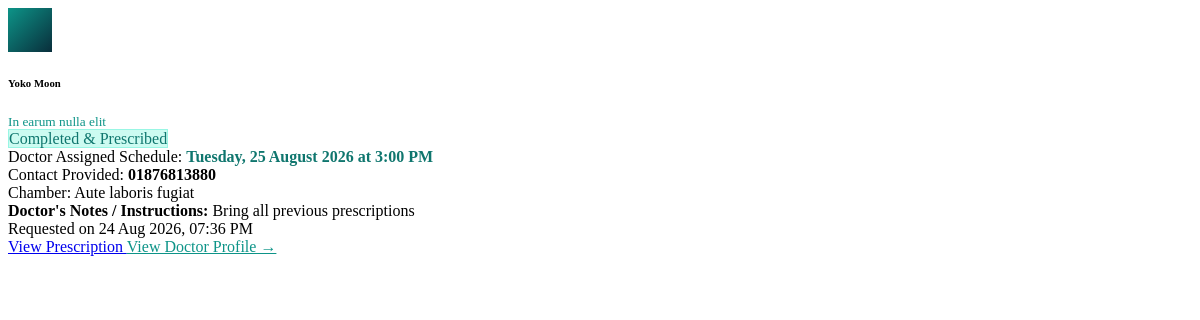
Before: /dashboard/patient-appointments-feed/7 (signed in) with the older database file.
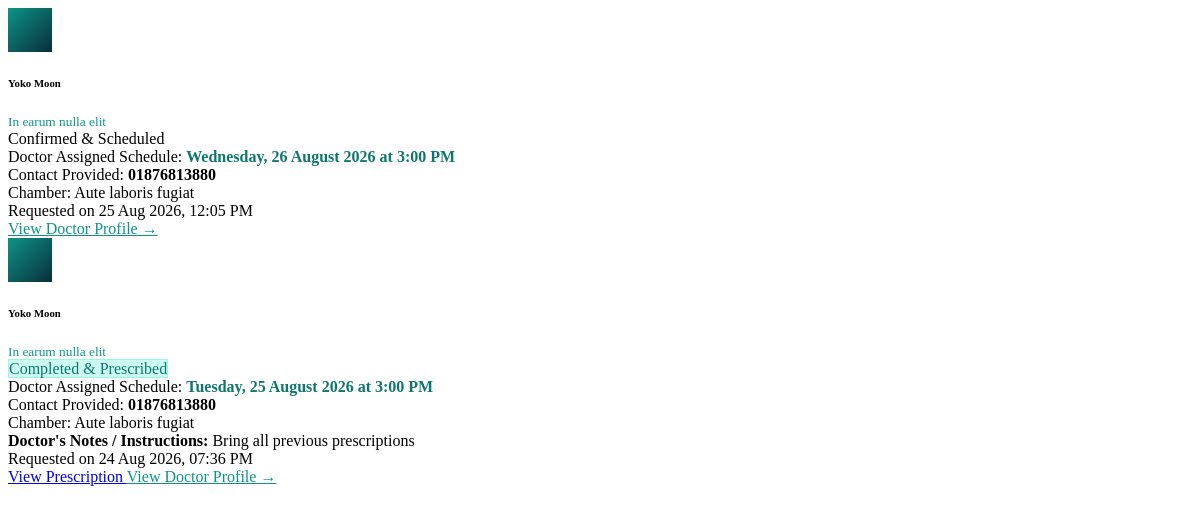
After: the same page with the newer database file.
### app/modules/dashboard/models.py (models this page shows, shortened)
class ProfileSetupModel(db.Model):
    __tablename__ = 'profile_info'
    id = db.Column(db.Integer, primary_key=True)
    user_id = db.Column(db.Integer, db.ForeignKey('registration.uid'))
    full_name = db.Column(db.String(120), nullable=False)
    birth_date = db.Column(db.DateTime(), nullable=False)
    sex = db.Column(db.String(10), nullable=False)
    achievement = db.Column(db.String(255), nullable=False)
    phone = db.Column(db.String(15), nullable=True)
    college = db.Column(db.String(150), nullable=False)
    higher_degree = db.Column(db.String(225), nullable=True)
    course = db.Column(db.String(225), nullable=True)
    extra = db.Column(db.String(225), nullable=True)
    current_position = db.Column(db.String(100), nullable=False)
    govt_reg = db.Column(db.String(100), nullable=False)
    office = db.Column(db.String(255), nullable=True)
    signature = db.Column(db.String(255), nullable=False)

class AppointmentModel(db.Model):
    __tablename__ = 'appointments'
    id = db.Column(db.Integer, primary_key=True)
    patient_id = db.Column(db.Integer, db.ForeignKey('registration.uid'), nullable=False)
    doctor_id = db.Column(db.Integer, db.ForeignKey('registration.uid'), nullable=False)
    status = db.Column(db.String(20), default='pending', nullable=False)
    patient_name = db.Column(db.String(120), nullable=False)
    patient_email = db.Column(db.String(120), nullable=False)
    patient_phone = db.Column(db.String(25), nullable=False)
    reason = db.Column(db.Text, nullable=True)
    preferred_date = db.Column(db.Date, nullable=True)
    preferred_time = db.Column(db.String(50), nullable=True)
    scheduled_date = db.Column(db.Date, nullable=True)
    scheduled_time = db.Column(db.String(50), nullable=True) # e.g. "10:30 AM", "05:00 PM"
    doctor_notes = db.Column(db.Text, nullable=True) # instructions, room/chamber info, or cancellation reason
    created_at = db.Column(db.DateTime, default=datetime.now)
    updated_at = db.Column(db.DateTime, default=datetime.now, onupdate=datetime.now)
    patient = db.relationship('RegistrationModel', foreign_keys=[patient_id], backref=db.backref('patient_appointments', lazy='dynamic', cascade='all, delete-orphan'))
    doctor = db.relationship('RegistrationModel', foreign_keys=[doctor_id], backref=db.backref('doctor_appointments', lazy='dynamic', cascade='all, delete-orphan'))

### app/modules/dashboard/routes.py (the view)
@dashboard.route('/patient-appointments-feed/<int:uid>')
@login_required
def patient_appointments_feed(uid):
    if current_user.uid != uid and not current_user.is_admin:
        return "<p class='text-danger'>Unauthorized</p>", 403
    appointments = AppointmentModel.query.filter_by(patient_id=uid).order_by(AppointmentModel.created_at.desc()).all()
    return render_template('patient-dashboard/_appointments_feed.html', appointments=appointments)

### app/templates/patient-dashboard/_appointments_feed.html (shortened to what the changed rows need)
{% if appointments %}
    <div class="d-flex flex-column gap-3">
        {% for appt in appointments %}
            {% set doc_profile = appt.doctor.profile_info if appt.doctor else None %}
            <div class="appointment-card shadow-sm" id="appointment-card-{{ appt.id }}">
                <div class="d-flex flex-wrap justify-content-between align-items-start gap-2 mb-3">
                    <div class="d-flex align-items-center gap-3">
                        <div class="rounded-circle d-flex align-items-center justify-content-center text-white fw-bold shadow-sm" style="width: 44px; height: 44px; background: linear-gradient(135deg, #0d9488 0%, #092e3b 100%);">
                        </div>
                        <div>
                            <h6 class="fw-bold text-dark mb-0">
                                {{ doc_profile.full_name if doc_profile and doc_profile.full_name else 'Dr. ' ~ appt.doctor.username }}
                            </h6>
                            <small class="text-teal fw-semibold" style="color: #0d9488;">
                                {{ doc_profile.current_position if doc_profile and doc_profile.current_position else 'Medical Practitioner' }}
                            </small>
                        </div>
                    </div>
                    <div>
                        {% if appt.status == 'pending' %}
                            <span class="badge-status badge-pending"><i class="fa-solid fa-clock-rotate-left me-1"></i> Pending Doctor Review</span>
                        {% elif appt.status == 'confirmed' %}
                            <span class="badge-status badge-confirmed"> Confirmed & Scheduled</span>
                        {% elif appt.status == 'completed' %}
                            <span class="badge-status" style="background:#ccfbf1; color:#0f766e; border: 1px solid #99f6e4;"> Completed & Prescribed</span>
                        {% elif appt.status == 'rejected' %}
                            <span class="badge-status badge-rejected"><i class="fa-solid fa-circle-xmark me-1"></i> Request Declined</span>
                        {% elif appt.status == 'cancelled' %}
                            <span class="badge-status badge-cancelled"><i class="fa-solid fa-ban me-1"></i> Cancelled</span>
                        {% endif %}
                    </div>
                </div>
                <div class="bg-light p-3 rounded-3 mb-3 small">
                    <div class="d-flex justify-content-between align-items-center flex-wrap gap-2">
                        <div>
                            <span class="text-muted d-block">Doctor Assigned Schedule:</span>
                            {% if appt.scheduled_date %}
                                <strong class="text-teal fs-6" style="color: #0f766e;">
                                    {{ appt.scheduled_date.strftime('%A, %d %B %Y') if appt.scheduled_date.strftime else appt.scheduled_date }} at {{ appt.scheduled_time }}
                                </strong>
                            {% else %}
                                <span class="text-muted fst-italic">Doctor is currently assigning your appointment date and time slot</span>
                            {% endif %}
                        </div>
                        <div class="text-end">
                            <span class="text-muted d-block">Contact Provided:</span>
                            <strong class="text-dark">{{ appt.patient_phone }}</strong>
                        </div>
                    </div>
                    {% if doc_profile and doc_profile.office %}
                    <div class="mt-2 pt-2 border-top">
                        <span class="text-muted me-1"> Chamber:</span>
                        <span class="text-dark fw-semibold">{{ doc_profile.office }}</span>
                    </div>
                    {% endif %}
                </div>
                {% if appt.doctor_notes %}
                <div class="mb-3 small">
                    <div class="p-2 rounded-2 {% if appt.status in ['cancelled', 'rejected'] %}bg-danger-subtle text-danger{% else %}bg-info-subtle text-primary{% endif %}">
                         <strong>Doctor's Notes / Instructions:</strong> {{ appt.doctor_notes }}
                    </div>
                </div>
                {% endif %}
                <div class="d-flex justify-content-between align-items-center pt-2 border-top small text-muted">
                    <span>Requested on {{ appt.created_at.strftime('%d %b %Y, %I:%M %p') if appt.created_at else '' }}</span>
                    <div class="d-flex align-items-center gap-3">
                        {% if appt.status == 'completed' %}
                            {% set linked_rx = appt.prescriptions.order_by(appt.prescriptions.statement.froms[0].c.created_at.desc()).first() if appt.prescriptions else None %}
                            {% if linked_rx %}
                            <a href="{{ url_for('pdf_generator.pdf_prescription_preview', patient_id=linked_rx.patient_id) }}" class="btn btn-sm btn-outline-success rounded-pill px-3 fw-bold">
                                 View Prescription
                            </a>
                            {% endif %}
                        {% endif %}
                        {% if appt.doctor %}
                        <a href="{{ url_for('dashboard.profile_page', uid=appt.doctor.uid) }}" class="text-teal text-decoration-none fw-semibold" style="color: #0d9488;">
                            View Doctor Profile &rarr;
                        </a>
                        {% endif %}
                    </div>
                </div>
            </div>
        {% endfor %}
    </div>
{% endif %}

Changed rows visible on the page:
added AppointmentModel: ProfileSetupModel.full_name "Yoko Moon", ProfileSetupModel.current_position "In earum nulla elit", status "Confirmed & Scheduled", scheduled_date "Wednesday, 26 August 2026", scheduled_time "3:00 PM", patient_phone "01876813880", {{ doc_profile.office }} "Aute laboris fugiat", created_at "25 Aug 2026, 12:05 PM"
